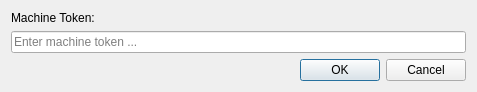
<?xml version="1.0" encoding="UTF-8"?>
<ui version="4.0">
 <class>QInstaller::sqp::MachineAuthenticationTokenDialog</class>
 <widget class="QDialog" name="QInstaller::sqp::MachineAuthenticationTokenDialog">
  <property name="geometry">
   <rect>
    <x>0</x>
    <y>0</y>
    <width>477</width>
    <height>92</height>
   </rect>
  </property>
  <property name="windowTitle">
   <string extracomment="Title of dialog to enter the machine authentication token.">Enter Machine Token</string>
  </property>
  <layout class="QVBoxLayout" name="verticalLayout">
   <item>
    <widget class="QLabel" name="label_4">
     <property name="text">
      <string extracomment="Title label in the dialog for entering machine authentication token.">Machine Token:</string>
     </property>
    </widget>
   </item>
   <item>
    <widget class="QLineEdit" name="txtToken">
     <property name="toolTip">
      <string>This token is used to authenticate the machine.</string>
     </property>
     <property name="placeholderText">
      <string>Enter machine token ...</string>
     </property>
     <property name="clearButtonEnabled">
      <bool>true</bool>
     </property>
    </widget>
   </item>
   <item>
    <spacer name="verticalSpacer">
     <property name="orientation">
      <enum>Qt::Vertical</enum>
     </property>
     <property name="sizeHint" stdset="0">
      <size>
       <width>20</width>
       <height>40</height>
      </size>
     </property>
    </spacer>
   </item>
   <item>
    <widget class="QDialogButtonBox" name="buttonBox">
     <property name="orientation">
      <enum>Qt::Horizontal</enum>
     </property>
     <property name="standardButtons">
      <set>QDialogButtonBox::Cancel|QDialogButtonBox::Ok</set>
     </property>
    </widget>
   </item>
  </layout>
 </widget>
 <resources/>
 <connections>
  <connection>
   <sender>buttonBox</sender>
   <signal>accepted()</signal>
   <receiver>QInstaller::sqp::MachineAuthenticationTokenDialog</receiver>
   <slot>accept()</slot>
   <hints>
    <hint type="sourcelabel">
     <x>248</x>
     <y>254</y>
    </hint>
    <hint type="destinationlabel">
     <x>157</x>
     <y>274</y>
    </hint>
   </hints>
  </connection>
  <connection>
   <sender>buttonBox</sender>
   <signal>rejected()</signal>
   <receiver>QInstaller::sqp::MachineAuthenticationTokenDialog</receiver>
   <slot>reject()</slot>
   <hints>
    <hint type="sourcelabel">
     <x>316</x>
     <y>260</y>
    </hint>
    <hint type="destinationlabel">
     <x>286</x>
     <y>274</y>
    </hint>
   </hints>
  </connection>
 </connections>
</ui>
